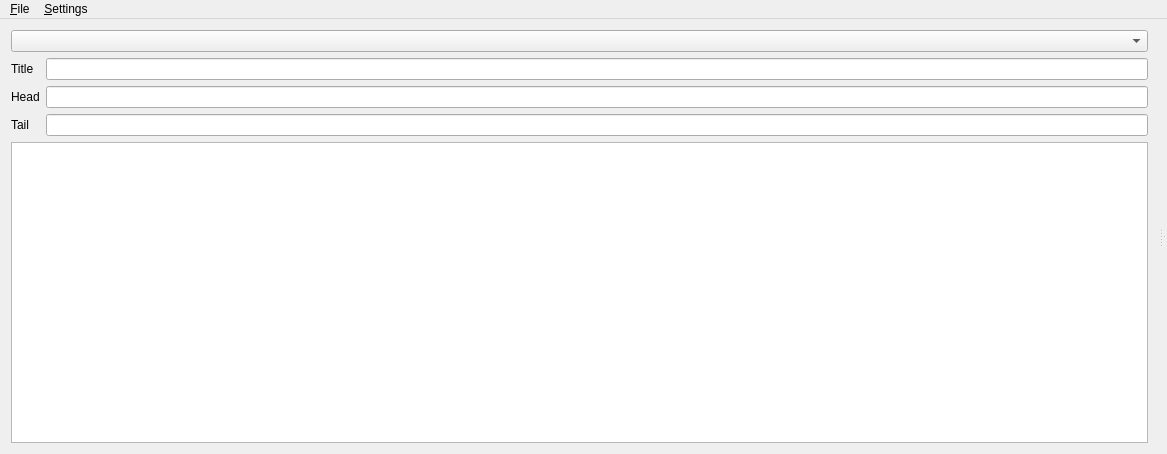
<?xml version="1.0" encoding="UTF-8"?>
<ui version="4.0">
 <class>MainWindow</class>
 <widget class="QMainWindow" name="MainWindow">
  <property name="geometry">
   <rect>
    <x>0</x>
    <y>0</y>
    <width>1167</width>
    <height>454</height>
   </rect>
  </property>
  <widget class="QWidget" name="centralWidget">
   <layout class="QHBoxLayout" name="_3">
    <property name="leftMargin">
     <number>0</number>
    </property>
    <property name="topMargin">
     <number>0</number>
    </property>
    <property name="rightMargin">
     <number>0</number>
    </property>
    <property name="bottomMargin">
     <number>0</number>
    </property>
    <item>
     <widget class="QSplitter" name="splitterV">
      <property name="orientation">
       <enum>Qt::Orientation::Horizontal</enum>
      </property>
      <widget class="QWidget" name="">
       <layout class="QVBoxLayout" name="_2">
        <item>
         <widget class="QComboBox" name="language"/>
        </item>
        <item>
         <layout class="QFormLayout" name="formLayout">
          <item row="0" column="0">
           <widget class="QLabel" name="labelTitle">
            <property name="text">
             <string>Title</string>
            </property>
           </widget>
          </item>
          <item row="0" column="1">
           <widget class="QLineEdit" name="title"/>
          </item>
          <item row="1" column="0">
           <widget class="QLabel" name="labelHead">
            <property name="text">
             <string>Head</string>
            </property>
           </widget>
          </item>
          <item row="1" column="1">
           <widget class="QLineEdit" name="head"/>
          </item>
          <item row="2" column="0">
           <widget class="QLabel" name="labelTail">
            <property name="text">
             <string>Tail</string>
            </property>
           </widget>
          </item>
          <item row="2" column="1">
           <widget class="QLineEdit" name="tail"/>
          </item>
         </layout>
        </item>
        <item>
         <widget class="QTreeView" name="navigatorView">
          <property name="contextMenuPolicy">
           <enum>Qt::ContextMenuPolicy::CustomContextMenu</enum>
          </property>
          <attribute name="headerVisible">
           <bool>false</bool>
          </attribute>
         </widget>
        </item>
       </layout>
      </widget>
      <widget class="QSplitter" name="splitterH">
       <property name="orientation">
        <enum>Qt::Orientation::Vertical</enum>
       </property>
       <widget class="QWidget" name="reference" native="true">
        <layout class="QVBoxLayout" name="referenceLayout">
         <property name="leftMargin">
          <number>0</number>
         </property>
         <property name="topMargin">
          <number>0</number>
         </property>
         <property name="rightMargin">
          <number>0</number>
         </property>
         <property name="bottomMargin">
          <number>0</number>
         </property>
        </layout>
       </widget>
       <widget class="QWidget" name="translation" native="true">
        <layout class="QVBoxLayout" name="translationLayout">
         <property name="leftMargin">
          <number>0</number>
         </property>
         <property name="topMargin">
          <number>0</number>
         </property>
         <property name="rightMargin">
          <number>0</number>
         </property>
         <property name="bottomMargin">
          <number>0</number>
         </property>
        </layout>
       </widget>
      </widget>
     </widget>
    </item>
   </layout>
  </widget>
  <widget class="QMenuBar" name="mainMenu">
   <property name="geometry">
    <rect>
     <x>0</x>
     <y>0</y>
     <width>1167</width>
     <height>22</height>
    </rect>
   </property>
   <widget class="QMenu" name="menuFile">
    <property name="title">
     <string>&amp;File</string>
    </property>
    <addaction name="actionSave"/>
    <addaction name="actionExport"/>
    <addaction name="separator"/>
    <addaction name="actionExit"/>
   </widget>
   <widget class="QMenu" name="menuSettings">
    <property name="title">
     <string>&amp;Settings</string>
    </property>
    <widget class="QMenu" name="menuView">
     <property name="title">
      <string>&amp;View</string>
     </property>
     <widget class="QMenu" name="menuFont">
      <property name="title">
       <string>Font</string>
      </property>
      <addaction name="actionFontSizeUp"/>
      <addaction name="actionFontSizeDown"/>
     </widget>
     <addaction name="menuFont"/>
    </widget>
    <widget class="QMenu" name="menuExport">
     <property name="title">
      <string>E&amp;xport</string>
     </property>
     <addaction name="actionSetProfile"/>
    </widget>
    <addaction name="menuView"/>
    <addaction name="menuExport"/>
   </widget>
   <addaction name="menuFile"/>
   <addaction name="menuSettings"/>
  </widget>
  <action name="actionExit">
   <property name="text">
    <string>E&amp;xit</string>
   </property>
   <property name="shortcut">
    <string>Alt+X</string>
   </property>
   <property name="menuRole">
    <enum>QAction::MenuRole::NoRole</enum>
   </property>
  </action>
  <action name="actionSave">
   <property name="text">
    <string>&amp;Save</string>
   </property>
   <property name="shortcut">
    <string>Ctrl+S</string>
   </property>
   <property name="menuRole">
    <enum>QAction::MenuRole::NoRole</enum>
   </property>
  </action>
  <action name="actionExport">
   <property name="text">
    <string>&amp;Export</string>
   </property>
   <property name="shortcut">
    <string>Ctrl+E</string>
   </property>
   <property name="menuRole">
    <enum>QAction::MenuRole::NoRole</enum>
   </property>
  </action>
  <action name="actionFontSizeUp">
   <property name="text">
    <string>Size &amp;Up</string>
   </property>
   <property name="shortcut">
    <string>Ctrl+Up</string>
   </property>
   <property name="menuRole">
    <enum>QAction::MenuRole::NoRole</enum>
   </property>
  </action>
  <action name="actionFontSizeDown">
   <property name="text">
    <string>Size &amp;Down</string>
   </property>
   <property name="shortcut">
    <string>Ctrl+Down</string>
   </property>
   <property name="menuRole">
    <enum>QAction::MenuRole::NoRole</enum>
   </property>
  </action>
  <action name="actionSetProfile">
   <property name="text">
    <string>Set &amp;Profile...</string>
   </property>
   <property name="toolTip">
    <string>Set Profile</string>
   </property>
  </action>
 </widget>
 <layoutdefault spacing="6" margin="11"/>
 <resources/>
 <connections>
  <connection>
   <sender>actionExit</sender>
   <signal>triggered()</signal>
   <receiver>MainWindow</receiver>
   <slot>close()</slot>
   <hints>
    <hint type="sourcelabel">
     <x>-1</x>
     <y>-1</y>
    </hint>
    <hint type="destinationlabel">
     <x>299</x>
     <y>199</y>
    </hint>
   </hints>
  </connection>
 </connections>
</ui>
